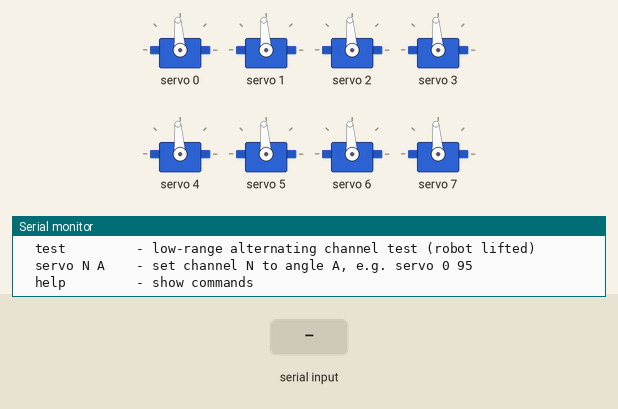
This sketch was run on a simulated ESP32. Parts: 8 × servo, the last lines printed to the serial monitor. The test bench sets the inputs (shaded band).

Above: at 2.4 s.
2.5 s: "test\n" received over Serial
At 2.68 s:
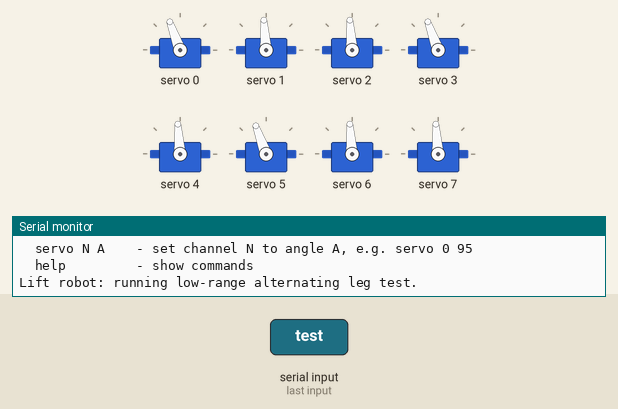
At 3.39 s:
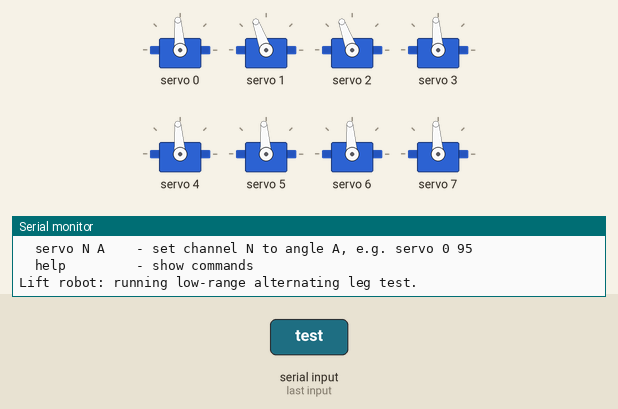
Timing chart, 0 to 9.3 s (numbered marks = the images above; inputs shaded):
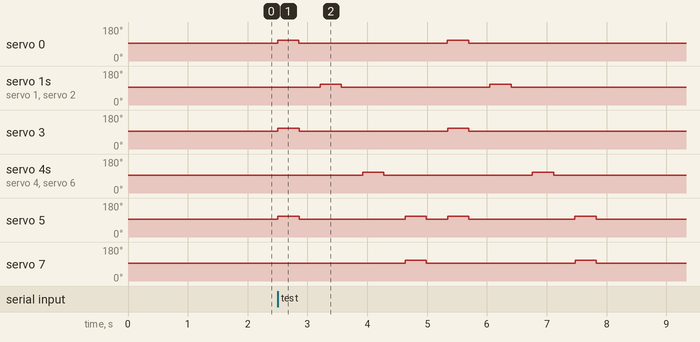

The sketch:

QUADROPAD_calibration_controller.ino
```cpp
#include <Wire.h>
#include <Adafruit_PWMServoDriver.h>

// QUADROPAD / Spider robot
// ESP32 + PCA9685 (I2C address 0x40)
// ESP32 SDA=GPIO21, SCL=GPIO22
// CH0=R1, CH1=R2, CH2=L1, CH3=L2
// CH4=R4, CH5=R3, CH6=L3, CH7=L4
//
// SAFETY:
// 1) Test with the robot lifted off the ground.
// 2) Start with neutral angles and calibrate each channel.
// 3) If any servo buzzes, stalls, or binds, cut servo power.
// 4) This is a calibration starter, not a guaranteed gait for every assembly.

Adafruit_PWMServoDriver pwm(0x40);

const uint8_t SERVO_COUNT = 8;
const uint16_t SERVO_MIN_TICK = 110;  // Tune for your servos; do not assume endpoints are safe
const uint16_t SERVO_MAX_TICK = 510;  // Tune for your servos; do not assume endpoints are safe

const uint8_t R1 = 0;
const uint8_t R2 = 1;
const uint8_t L1 = 2;
const uint8_t L2 = 3;
const uint8_t R4 = 4;
const uint8_t R3 = 5;
const uint8_t L3 = 6;
const uint8_t L4 = 7;

// Neutral reference. Since 90 degrees works on your robot, keep this as the baseline.
int neutral[SERVO_COUNT] = {90, 90, 90, 90, 90, 90, 90, 90};

// Per-channel direction: set to -1 for a servo whose mechanical direction is reversed.
// Leave at +1 until you test the channel. This is a software angle mapping only.
int8_t direction[SERVO_COUNT] = {1, 1, 1, 1, 1, 1, 1, 1};

const int ANGLE_LIMIT_LOW = 60;
const int ANGLE_LIMIT_HIGH = 120;
const unsigned long STEP_MS = 350;
const uint8_t WALK_CYCLES = 2;

void setServoAngle(uint8_t channel, int logicalAngle) {
  if (channel >= SERVO_COUNT) return;

  // Conservative range while calibrating; prevents accidental 0/180 commands.
  logicalAngle = constrain(logicalAngle, ANGLE_LIMIT_LOW, ANGLE_LIMIT_HIGH);

  int physicalAngle = neutral[channel] +
                      direction[channel] * (logicalAngle - 90);
  physicalAngle = constrain(physicalAngle, ANGLE_LIMIT_LOW, ANGLE_LIMIT_HIGH);

  uint16_t tick = map(physicalAngle, 0, 180,
                      SERVO_MIN_TICK, SERVO_MAX_TICK);
  pwm.setPWM(channel, 0, tick);
}

void setNeutralPose() {
  for (uint8_t ch = 0; ch < SERVO_COUNT; ch++) {
    // Direct neutral command, using the same PCA9685 pulse mapping.
    uint16_t tick = map(90, 0, 180, SERVO_MIN_TICK, SERVO_MAX_TICK);
    pwm.setPWM(ch, 0, tick);
  }
  delay(700);
}

void setPose(int a0, int a1, int a2, int a3,
             int a4, int a5, int a6, int a7) {
  setServoAngle(0, a0);
  setServoAngle(1, a1);
  setServoAngle(2, a2);
  setServoAngle(3, a3);
  setServoAngle(4, a4);
  setServoAngle(5, a5);
  setServoAngle(6, a6);
  setServoAngle(7, a7);
}

void runRestPose() {
  setNeutralPose();
  Serial.println("Neutral pose: all channels at 90 degrees.");
}

void runStandPose() {
  // Your reported stable position is all servos at 90 degrees.
  // Keep this until the mechanical stand angles are measured and calibrated.
  setNeutralPose();
  Serial.println("Stand reference pose: neutral. Calibrate leg geometry before walking.");
}

// Slow alternating leg test, NOT a guaranteed ground-walking gait.
// Run with the robot lifted. Observe which leg each channel controls.
void runWalkCalibrationTest() {
  Serial.println("Lift robot: running low-range alternating leg test.");
  for (uint8_t i = 0; i < WALK_CYCLES; i++) {
    // Diagonal group A: R1/L2, then group B: R2/L1.
    setPose(105, 90, 90, 105, 90, 105, 90, 90);
    delay(STEP_MS);

    setPose(90, 90, 90, 90, 90, 90, 90, 90);
    delay(STEP_MS);

    setPose(90, 105, 105, 90, 90, 90, 90, 90);
    delay(STEP_MS);

    setPose(90, 90, 90, 90, 90, 90, 90, 90);
    delay(STEP_MS);

    // Other diagonal group: R4/L3 and R3/L4.
    setPose(90, 90, 90, 90, 105, 90, 105, 90);
    delay(STEP_MS);

    setPose(90, 90, 90, 90, 90, 90, 90, 90);
    delay(STEP_MS);

    setPose(90, 90, 90, 90, 90, 105, 90, 105);
    delay(STEP_MS);

    setPose(90, 90, 90, 90, 90, 90, 90, 90);
    delay(STEP_MS);
  }
  runRestPose();
}

void printHelp() {
  Serial.println();
  Serial.println("Commands:");
  Serial.println("  rest         - all servos to 90 degrees");
  Serial.println("  stand        - neutral reference pose");
  Serial.println("  test         - low-range alternating channel test (robot lifted)");
  Serial.println("  servo N A    - set channel N to angle A, e.g. servo 0 95");
  Serial.println("  help         - show commands");
  Serial.println();
}

void handleCommand(String cmd) {
  cmd.trim();
  cmd.toLowerCase();

  if (cmd == "rest") {
    runRestPose();
  } else if (cmd == "stand") {
    runStandPose();
  } else if (cmd == "test") {
    runWalkCalibrationTest();
  } else if (cmd == "help") {
    printHelp();
  } else if (cmd.startsWith("servo ")) {
    int firstSpace = cmd.indexOf(' ');
    int secondSpace = cmd.indexOf(' ', firstSpace + 1);
    if (secondSpace < 0) {
      Serial.println("Use: servo N A   (example: servo 0 95)");
      return;
    }

    int channel = cmd.substring(firstSpace + 1, secondSpace).toInt();
    int angle = cmd.substring(secondSpace + 1).toInt();

    if (channel < 0 || channel >= SERVO_COUNT) {
      Serial.println("Channel must be 0..7");
      return;
    }
    if (angle < ANGLE_LIMIT_LOW || angle > ANGLE_LIMIT_HIGH) {
      Serial.println("Calibration range is limited to 60..120 degrees.");
      return;
    }

    setServoAngle((uint8_t)channel, angle);
    Serial.print("Channel ");
    Serial.print(channel);
    Serial.print(" commanded to ");
    Serial.println(angle);
  } else {
    Serial.println("Unknown command. Type help.");
  }
}

void setup() {
  Serial.begin(115200);
  Serial.setTimeout(100);

  Wire.begin(21, 22);
  pwm.begin();
  pwm.setPWMFreq(50);
  delay(500);

  runRestPose();
  printHelp();
}

void loop() {
  if (Serial.available()) {
    String cmd = Serial.readStringUntil('\n');
    handleCommand(cmd);
  }
}
```

Measured:
- after the input at 2.5 s, servo 0: alternates 110° for 0.35 s and 94° for 2.5 s, 4 changes in all, then stays 94°, starting at once; servo 1: alternates 110° for 0.35 s and 94° for 2.5 s, 4 changes in all, then stays 94°, starting after 0.71 s
